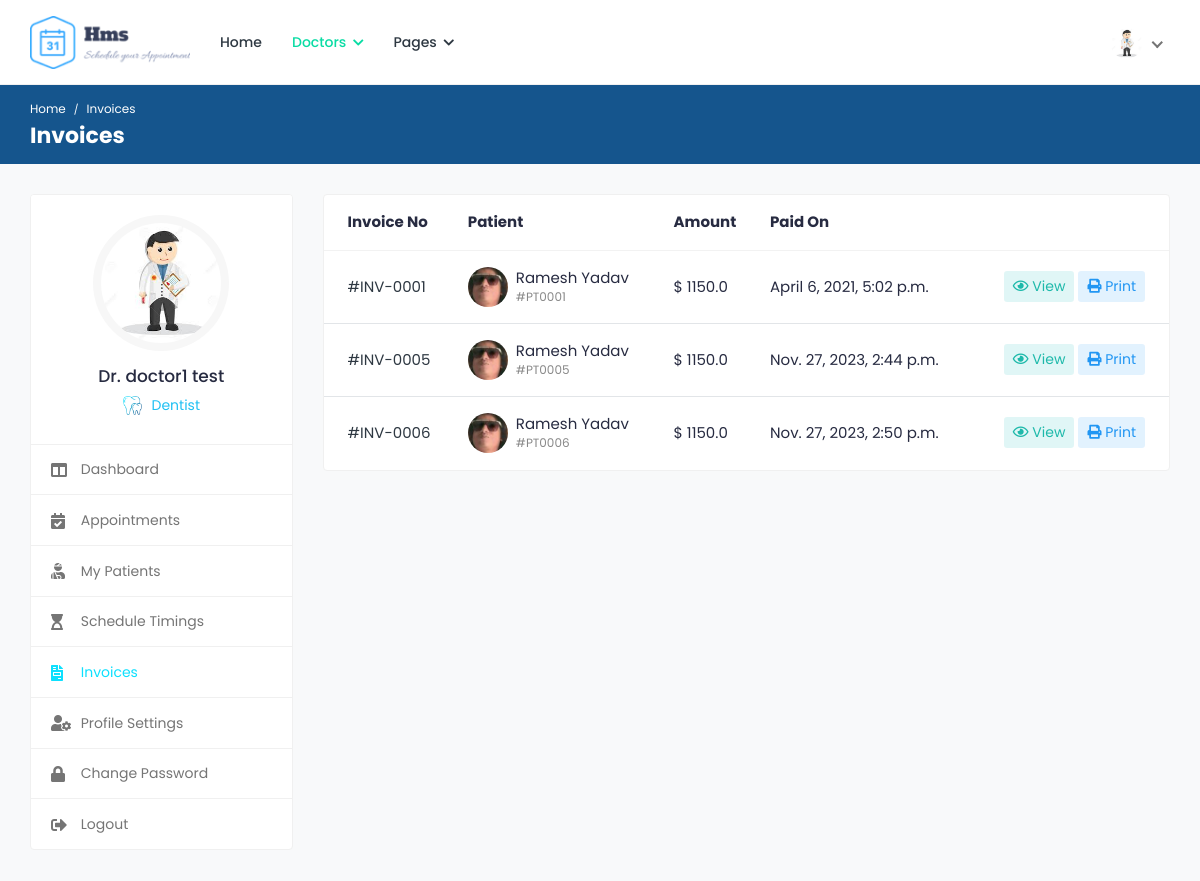
The app's page /doctors/invoices/ (signed in) with its own data.
### appointments/models.py (models this page shows, shortened)
class Doctor(models.Model):
	user = models.OneToOneField(User, on_delete=models.CASCADE)
	image = models.ImageField('Profile Image', upload_to='Image/Doctors',
		max_length=500, default='dummy.png')
	first_name = models.CharField('First Name', max_length=50)
	second_name =  models.CharField('Second Name', max_length=50)
	title = models.CharField('Title', max_length=200, default='Dr.')
	phone_no = models.CharField('Phone Number', max_length=50)
	email = models.EmailField('Email', max_length=250)
	gender = models.CharField('Gender', max_length=10)
	d_o_b = models.DateField('Date of Birth', blank=True)
	biography = models.CharField('Biography', max_length=1000, blank=True)
	address_line1 = models.CharField('Address Line 1', max_length=200, blank=True)
	address_line2 = models.CharField('Address Line 2', max_length=200, blank=True)
	country = models.CharField('Country', max_length=100, blank=True)
	county = models.CharField('County', max_length=100, blank=True)
	town = models.CharField('Town', max_length=100, blank=True)
	pricing =  models.FloatField('Amount', default=0.00)
	services = models.CharField('Services', max_length=1000, blank=True)
	specialization = models.CharField('Specialization', max_length=1000, blank=True)
	clinic = models.CharField('Clinic', max_length=100, blank=True)
	clinic_address = models.CharField('Clinic Address', max_length=100, blank=True)
	speciality = models.OneToOneField(Speciality, on_delete=models.CASCADE)
	''' user, image, first_name, second_name, title, phone_no, email, gender, d_o_b, biography,
	address_line1, address_line2, country, county, town, pricing, services, specialization, clinic,
	clinic_address, speciality'''

class Speciality(models.Model):
	name = models.CharField('Name', max_length=100)
	image = models.ImageField('Image', upload_to='Image/Speciality', max_length=500)

class Invoice(models.Model):
	patient = models.ForeignKey(Patient, on_delete=models.CASCADE)
	doctor = models.ForeignKey(Doctor, on_delete=models.CASCADE)
	total_amount = models.FloatField('Total Amount', default=0.00)
	date_paid = models.DateTimeField('Paid On', auto_now_add=True)

class Patient(models.Model):
	user = models.OneToOneField(User, on_delete=models.CASCADE)
	image = models.ImageField('Profile Image', upload_to='Image/Patient/Profile/',
		max_length=500, default='dummy.png')
	first_name = models.CharField('First Name', max_length=50)
	second_name = models.CharField('Second Name', max_length=50)
	d_o_b = models.DateField('Date Of Birth')
	gender = models.CharField('Gender', max_length=10)
	email = models.CharField('Email', max_length=50)
	phone_no = models.CharField('Phone Number', max_length=20)
	blood_group = models.CharField('Blood Group', max_length=5)
	country = models.CharField('Country', max_length=50)
	county = models.CharField('County', max_length=50)
	town = models.CharField('Town', max_length=50)
	street_lane = models.CharField('Street/Lane', max_length=50)
	def __str__(self):
		return self.first_name +' '+self.second_name

### appointments/views.py (the view)
# urls.py: path('doctors/invoices/', views.invoices, name='invoices'),
@login_required(login_url='/login/')
@user_passes_test(check_doctor, login_url='/login/')
@user_passes_test(check_settings, login_url='/doctors/profile-settings/')
def invoices(request):
	doctor = Doctor.objects.get(user=request.user.id)
	invoices = Invoice.objects.filter(doctor=doctor.id)
	return render(request, 'doctors/invoices.html', {'profile': doctor, 'invoices': invoices})

### appointments/views.py (called while the page is built)
def check_doctor(user):
	group = user.groups.get()
	return group.name=='doctors_group'

def check_settings(user):
	profile = Doctor.objects.filter(user=user.id)
	return profile.count()>=1

### appointments/templates/doctors/invoices.html (shortened to what this page needs)
{% extends "doctors/base.html" %}
{% load static %}
{% block breadcrumb %}Invoices{% endblock %}
{% block breadcrumb1 %}Invoices{% endblock %}
{% block sidenav %}
	<ul>
		<li>
			<a href="{% url 'doctor-dashboard' %}">
				<i class="fas fa-columns"></i>
				<span>Dashboard</span>
			</a>
		</li>
		<li>
			<a href="{% url 'appointments' %}">
				<i class="fas fa-calendar-check"></i>
				<span>Appointments</span>
			</a>
		</li>
		<li>
			<a href="{% url 'my-patients' %}">
				<i class="fas fa-user-injured"></i>
				<span>My Patients</span>
			</a>
		</li>
		<li>
			<a href="{% url 'schedule-timings' %}">
				<i class="fas fa-hourglass-start"></i>
				<span>Schedule Timings</span>
			</a>
		</li>
		<li class="active">
			<a href="{% url 'invoices' %}">
				<i class="fas fa-file-invoice"></i>
				<span>Invoices</span>
			</a>
		</li>
		<li>
			<a href="{% url 'doctor-profile-settings' %}">
				<i class="fas fa-user-cog"></i>
				<span>Profile Settings</span>
			</a>
		</li>
		<li>
			<a href="{% url 'doctor-change-password' %}">
				<i class="fas fa-lock"></i>
				<span>Change Password</span>
			</a>
		</li>
		<li>
			<a href="{% url 'logout' %}">
				<i class="fas fa-sign-out-alt"></i>
				<span>Logout</span>
			</a>
		</li>
	</ul>
{% endblock %}
{% block content %}
	<div class="col-md-7 col-lg-8 col-xl-9">
		<div class="card card-table">
			<div class="card-body">
				<div class="table-responsive">
					<table class="table table-hover table-center mb-0">
						<thead>
							<tr>
								<th>Invoice No</th>
								<th>Patient</th>
								<th>Amount</th>
								<th>Paid On</th>
								<th></th>
							</tr>
						</thead>
						<tbody>
						{% for invoice in invoices %}
							<tr>
								<td>
									<a href="{% url 'invoice' invoice.patient|slugify invoice.id %}">#INV-000{{invoice.id}}</a>
								</td>
								<td>
									<h2 class="table-avatar">
										<a href="{% url 'patient-profile' invoice.patient|slugify invoice.patient.id %}" class="avatar avatar-sm mr-2">
											<img class="avatar-img rounded-circle" src="{{invoice.patient.image.url}}" alt="User Image">
										</a>
										<a href="{% url 'patient-profile' invoice.patient|slugify invoice.patient.id %}">{{invoice.patient.first_name}} {{invoice.patient.second_name}} <span>#PT000{{invoice.id}}</span></a>
									</h2>
								</td>
								<td>$ {{invoice.total_amount}}</td>
								<td>{{invoice.date_paid}}</td>
								<td class="text-right">
									<div class="table-action">
										<a href="{% url 'invoice' invoice.patient|slugify invoice.id %}" class="btn btn-sm bg-info-light">
											<i class="far fa-eye"></i> View
										</a>
										<a href="{% url 'invoice-pdf' invoice.patient|slugify invoice.id %}" class="btn btn-sm bg-primary-light">
											<i class="fas fa-print"></i> Print
										</a>
									</div>
								</td>
							</tr>
						{% endfor %}
						</tbody>
					</table>
				</div>
			</div>
		</div>
	</div>
{% endblock %}

### appointments/templates/doctors/base.html (shortened to what this page needs)
<!DOCTYPE html>
<html lang="en">
<head>
		{% load static %}
		<link rel="stylesheet" href="{% static 'cas/css/bootstrap.min.css' %}">
		<link rel="stylesheet" href="{% static 'cas/plugins/fontawesome/css/fontawesome.min.css' %}">
		<link rel="stylesheet" href="{% static 'cas/plugins/fontawesome/css/all.min.css' %}">
		<link rel="stylesheet" href="{% static 'cas/css/style.css' %}">
	</head>
	<body>
		<div class="main-wrapper">
			<header class="header">
				<nav class="navbar navbar-expand-lg header-nav">
					<div class="navbar-header">
						<a href="{% url 'index' %}" class="navbar-brand logo">
							<img src="{% static 'cas/img/logo.png' %}" class="img-fluid" alt="Logo">
						</a>
					</div>
					<div class="main-menu-wrapper">
						<ul class="main-nav">
							<li>
								<a href="{% url 'index' %}">Home</a>
							</li>
							<li class="has-submenu active">
								<a href="#">Doctors <i class="fas fa-chevron-down"></i></a>
							</li>
							<li class="has-submenu">
								<a href="#">Pages <i class="fas fa-chevron-down"></i></a>
							</li>
						</ul>
					</div>
					<ul class="nav header-navbar-rht">
						<li class="nav-item dropdown has-arrow logged-item">
							<a href="#" class="dropdown-toggle nav-link" data-toggle="dropdown">
								<span class="user-img">
									<img class="rounded-circle" src="{{profile.image.url}}" width="31" alt="{{user.first_name}} {{user.last_name}}">
								</span>
							</a>
						</li>
					</ul>
				</nav>
			</header>
			<div class="breadcrumb-bar">
				<div class="container-fluid">
					<div class="row align-items-center">
						<div class="col-md-12 col-12">
							<nav aria-label="breadcrumb" class="page-breadcrumb">
								<ol class="breadcrumb">
									<li class="breadcrumb-item"><a href="{% url 'index' %}">Home</a></li>
									<li class="breadcrumb-item active" aria-current="page">{% block breadcrumb %}{% endblock %}</li>
								</ol>
							</nav>
							<h2 class="breadcrumb-title">{% block breadcrumb1 %} {% endblock %}</h2>
						</div>
					</div>
				</div>
			</div>
			<div class="content">
				<div class="container-fluid">
					<div class="row">
						<div class="col-md-5 col-lg-4 col-xl-3 theiaStickySidebar">
							<div class="profile-sidebar">
								<div class="widget-profile pro-widget-content">
									<div class="profile-info-widget">
										<a href="#" class="booking-doc-img">
											<img src="{{profile.image.url}}" alt="User Image">
										</a>
										<div class="profile-det-info">
											<h3>{{profile.title}} {{user.first_name}} {{user.last_name}}</h3>
											{% if profile != None %}
											<div class="patient-details">
												<p class="doc-department"><img src="{{profile.speciality.image.url}}" class="img-fluid" alt="S">{{profile.speciality.name}}</p>
											</div>
											{% endif %}
										</div>
									</div>
								</div>
								<div class="dashboard-widget">
									<nav class="dashboard-menu">
										{% block sidenav %}
										{% endblock %}
									</nav>
								</div>
							</div>
						</div>
						{% block content %}
						{% endblock %}
					</div>
				</div>
			</div>
		</div>
	</body>
</html>

### records on screen
Doctor: image (picture), title "Dr.", speciality.image (picture), speciality.name "Dentist"
Invoice: id "1", patient.image (picture), patient.first_name "Ramesh", patient.second_name "Yadav", total_amount "1150.0", date_paid "April 6, 2021, 5:02 p.m."
Invoice: id "5", patient.image (picture), patient.first_name "Ramesh", patient.second_name "Yadav", total_amount "1150.0", date_paid "Nov. 27, 2023, 2:44 p.m."
Invoice: id "6", patient.image (picture), patient.first_name "Ramesh", patient.second_name "Yadav", total_amount "1150.0", date_paid "Nov. 27, 2023, 2:50 p.m."

### other values on screen
{{ user.first_name }} "doctor1"
{{ user.last_name }} "test"
